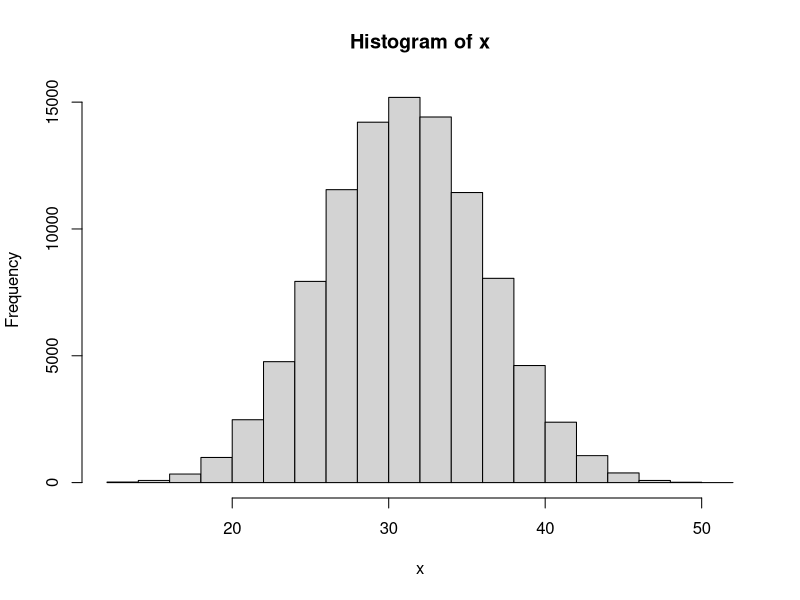

Recreate this plot in R.
## distribution of 9 d6

N <- 100000
x = rep(0,N)
for (i in 1:N){
  x[i] = sum(sample.int(6, size=9, replace=TRUE))  # 9d6
  }

summary(x)
hist(x)
